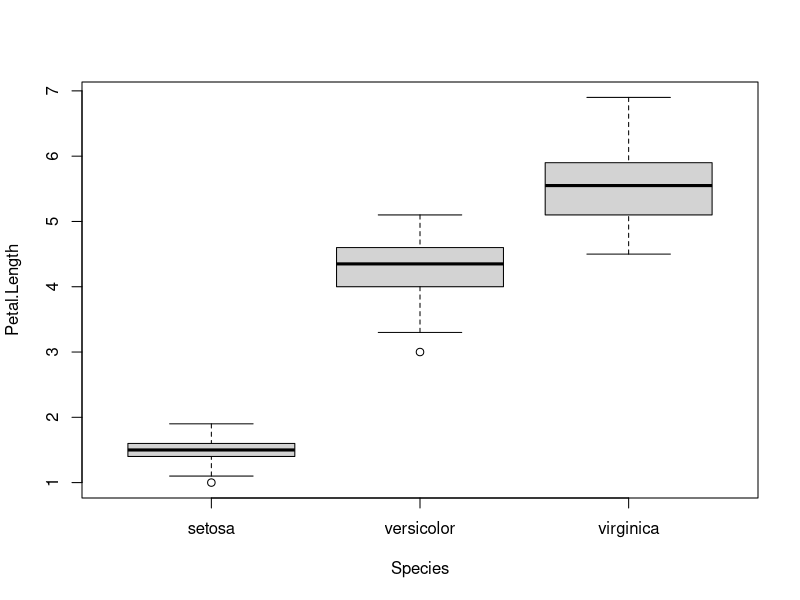

The R source for this figure:
## ---- chunk 1
head(x = iris)
## ---- chunk 2
boxplot(Petal.Length ~ Species, data = iris)
## ---- chunk 3
# ANOVA on iris data set
# Jeff Oliver
# jcoliver@email.arizona.edu
# 2016-09-09
## ---- chunk 4
aov(formula = Petal.Length ~ Species, data = iris)
## ---- chunk 5
petal.length.aov <- aov(formula = Petal.Length ~ Species, data = iris)
## ---- chunk 6
petal.length.aov
## ---- chunk 7
summary(object = petal.length.aov)
## ---- chunk 8
# T-test on iris petal lengths
# Jeff Oliver
# jcoliver@email.arizona.edu
# 2016-09-09

# Compare setosa and versicolor
## ---- chunk 9
setosa <- iris[iris$Species == "setosa", ]
versicolor <- iris[iris$Species == "versicolor", ]
## ---- chunk 10
nrow(iris)
nrow(setosa)
## ---- chunk 11

# Use the iris data
# Subset setosa and versicolor data
# Compare Petal.Length of these two species
setosa.v.versicolor <- t.test(x = setosa$Petal.Length, y = versicolor$Petal.Length)
setosa.v.versicolor
## ---- chunk 12
# Download gapminder data
# summary() for QA
# Subset for a single year
# Quick plot of data, showing non-linearity
# Transformation of gdpPercap
# Test lifeExp vs. log.gdpPercap
## ---- chunk 13
# Subset setosa data
setosa <- iris[iris$Species == "setosa", ]
# Subset virginica data
virginica <- iris[iris$Species == "virginica", ]
# Run t-test
setosa.v.virginica <- t.test(x = setosa$Petal.Length, y = virginica$Petal.Length)
# Print the results
setosa.v.virginica
## ---- chunk 14
# Subset versicolor data
versicolor <- iris[iris$Species == "versicolor", ]
# Subset virginica data
virginica <- iris[iris$Species == "virginica", ]
# Run t-test
versicolor.v.virginica <- t.test(x = versicolor$Petal.Length, y = virginica$Petal.Length)
# Print the results
versicolor.v.virginica
